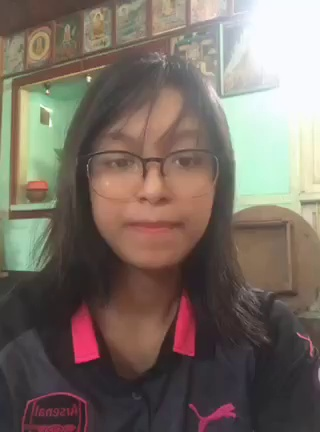
#> input picture training-data/a1/0.jpg, 320 x 432 px; its folder holds only this picture in this run
$ python recognizing-faces.py
#> lines starting #> are read from the running program, lines starting #| are printed output that depends on the picture
# import required packages
import cv2
import os
import numpy as np
from matplotlib import pyplot as plt


# function to detect images
def detect_face(img):
    """
    Function to detect face using OpenCV

    """
    gray = cv2.cvtColor(img, cv2.COLOR_BGR2GRAY)

    face_cascade = cv2.CascadeClassifier('haarcascade_frontalface_default.xml')
    faces = face_cascade.detectMultiScale(gray, scaleFactor=1.2, minNeighbors=5)

    # if no faces are detected then return original img
    if len(faces) == 0:
        return None, None

    # under the assumption that there will be only one face,
    # extract the face area
    (x, y, w, h) = faces[0]
    # [5 lines of commented-out code are left out]
    return gray[y:y + w, x:x + h], faces[0]


# function for data preparing
def prepare_training_data(data_folder_path):
    # ------STEP-1--------
    # get the directories (one directory for each subject) in data folder
#> called with data_folder_path = 'training-data'
    dirs = os.listdir(data_folder_path)

    # list to hold all subject faces
    faces = []
    # list to hold labels for all subjects
    labels = []

    # let's go through each directory and read images within it
    for dir_name in dirs:

        # our subject directories start with letter 's' so
        # ignore any non-relevant directories if any
        if not dir_name.startswith("a"):
            continue;

        label = int(dir_name.replace("a", ""))

        subject_dir_path = data_folder_path + "/" + dir_name

        # get the images names that are inside the given subject directory
        subject_images_names = os.listdir(subject_dir_path)

        for image_name in subject_images_names:

            # ignore system files like .DS_Store
            if image_name.startswith("."):
                continue;

            # build image path
            # sample image path = training-data/a1/1.jpg
            image_path = subject_dir_path + "/" + image_name

            # read image
            image = cv2.imread(image_path)
#> image is the input picture: shape (432, 320, 3); mean B, G, R 100.4, 109.4, 121.4

            # display an image window to show the image
            cv2.imshow("Training on image...", cv2.resize(image, (400, 500)))
            cv2.waitKey(100)

            # detect face
            face, rect = detect_face(image)
#> in detect_face, `faces = face_cascade.detectMultiScale(gray, scaleFactor=1.2, minNeighb..`: faces = [[71, 101, 161, 161]]
#> in detect_face, `(x, y, w, h) = faces[0]`: x = 71; y = 101; w = 161
#> rect = [71, 101, 161, 161]

            # ------STEP-4--------
            # for the purpose of this tutorial
            # we will ignore faces that are not detected
            if face is not None:
                # add face to list of faces
                faces.append(face)
                # add label for this face
                labels.append(label)
#> pass 2 of the loop in prepare_training_data, `for dir_name in dirs:`:
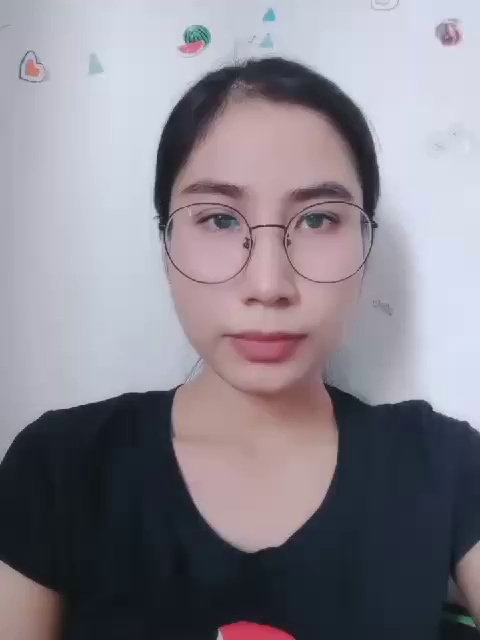
#> input picture training-data/a2/0.jpg, 480 x 640 px
#> in prepare_training_data, image is the input picture: shape (640, 480, 3); mean B, G, R 140.8, 131.5, 135.8
#> in detect_face (call 2), `gray = cv2.cvtColor(img, cv2.COLOR_BGR2GRAY)`:
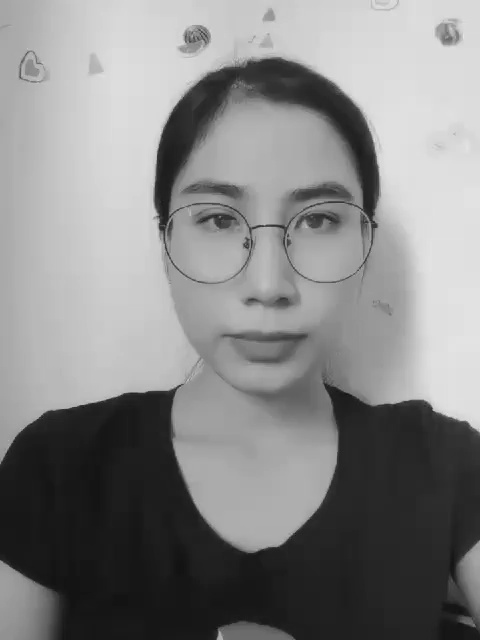
#> gray: shape (640, 480); min 13, max 229, mean 133.8
#> in detect_face (call 2), `faces = face_cascade.detectMultiScale(gray, scaleFactor=1.2, minNeighb..`: faces = [[126, 109, 281, 281]]
#> in detect_face (call 2), `(x, y, w, h) = faces[0]`: x = 126; y = 109; w = 281
#> in prepare_training_data, `face, rect = detect_face(image)`:
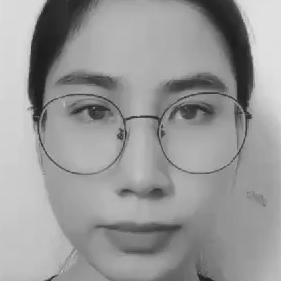
#> face: shape (281, 281); min 22, max 226, mean 152.3
#> in prepare_training_data, `face, rect = detect_face(image)`: rect = [126, 109, 281, 281]

    cv2.destroyAllWindows()
    cv2.waitKey(1)
    cv2.destroyAllWindows()

    return faces, labels


print("Preparing data...")
faces, labels = prepare_training_data("training-data")
#> faces = 2 items; labels = [1, 2]
print("Data prepared")

# print total faces and labels
print("Total faces: ", len(faces))
#| Total faces:  2
print("Total labels: ", len(labels))
#| Total labels:  2

# subjects
subjects = [" ", " SuSandi", "MyaThet", "MayNoe"]

# create our LBPH face recognizer
face_recognizer = cv2.face.LBPHFaceRecognizer_create()

# train our face recognizer of our training faces
print("faces:", faces)
#> (printed output is left out)
print("labels:", labels)
#| labels: [1, 2]
face_recognizer.train(faces, np.array(labels))


# function to draw rectangle on image
def draw_rectangle(img, rect):
    """
    Function to draw rectangle on image according to given (x,y) coordinates and give width, height

    """
    (x, y, w, h) = rect
    cv2.rectangle(img, (x, y), (x + w, y + h), (255, 0, 0), 3)


# function to put text on image
def draw_text(img, text, x, y):
    """
    Function to draw text  on given image starting from passed (x,y) coordinates

    """
    cv2.putText(img, text, (x, y), cv2.FONT_HERSHEY_PLAIN, 5, (255, 0, 0), 3)


# Preduct function
def predict(test_img):
    """
    Function to recognize the person in image passed and draw a rectangle around detected face with name of the subject

    """

    # make a copy of the image as we don't want to change original image
    img = test_img.copy()

    # detect face from the image
    face, rect = detect_face(img)

    # predict the image using our face recognizer
    label = face_recognizer.predict(face)

    # get name of respective label returned by face recognizer
    #print(label)
    label_text = subjects[label[0]]

    # draw a rectangle around face detected
    print("Rect values of predicted images", rect)
    draw_rectangle(img, rect)
    # draw name of predicted person
    draw_text(img, label_text, rect[0], rect[1] - 5)
    return img

# load test images
test_img1 = cv2.imread("testing-data/testingdata1.jpg")
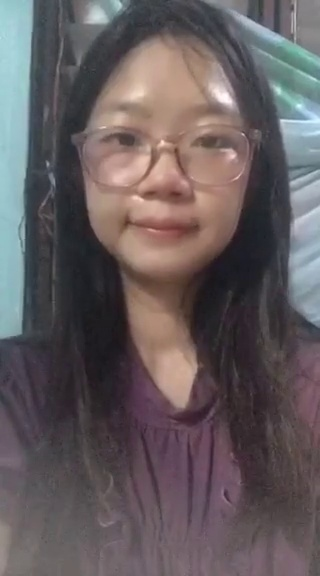
#> input picture testing-data/testingdata1.jpg, 320 x 576 px
#> test_img1 is the input picture: shape (576, 320, 3); mean B, G, R 94.6, 92.4, 101.1
test_img2 = cv2.imread("testing-data/testingdata2.jpg")
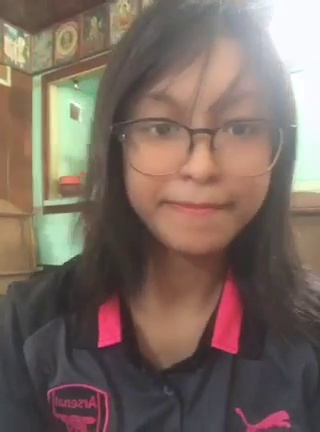
#> input picture testing-data/testingdata2.jpg, 320 x 432 px
#> test_img2 is the input picture: shape (432, 320, 3); mean B, G, R 97.7, 106.7, 124.1
test_img3 = cv2.imread("testing-data/testingdata3.jpg")
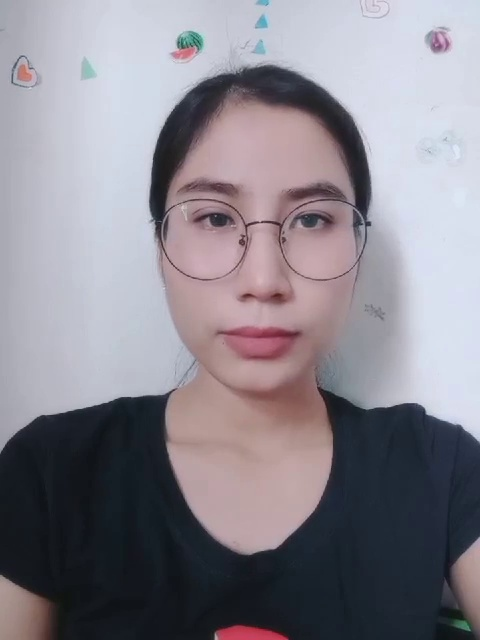
#> input picture testing-data/testingdata3.jpg, 480 x 640 px
#> test_img3 is the input picture: shape (640, 480, 3); mean B, G, R 141.5, 132.8, 137

# perform a prediction
predicted_img1 = predict(test_img1)
#> in predict, `face, rect = detect_face(img)`: rect = [56, 56, 217, 217]
#> in predict, `label = face_recognizer.predict(face)`: label = (1, 63.41)
#> in predict, `label_text = subjects[label[0]]`: label_text = ' SuSandi'
#| Rect values of predicted images [ 56  56 217 217]
#> in draw_rectangle, `(x, y, w, h) = rect`: x = 56; w = 217
predicted_img2 = predict(test_img2)
#> in detect_face (call 4), `gray = cv2.cvtColor(img, cv2.COLOR_BGR2GRAY)`:
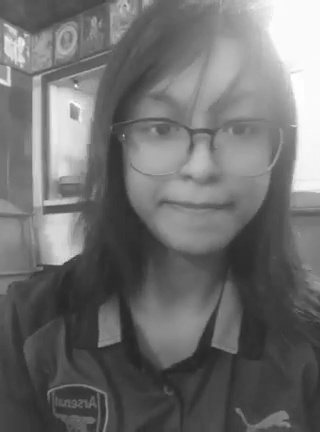
#> gray: shape (432, 320); min 38, max 255, mean 110.9
#> in detect_face (call 4), `faces = face_cascade.detectMultiScale(gray, scaleFactor=1.2, minNeighb..`: faces = [[98, 54, 194, 194]]
#> in detect_face (call 4), `(x, y, w, h) = faces[0]`: x = 98; y = 54; w = 194
#> in predict (call 2), `face, rect = detect_face(img)`:
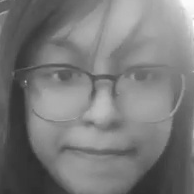
#> face: shape (194, 194); min 45, max 254, mean 121.5
#> in predict (call 2), `face, rect = detect_face(img)`: rect = [98, 54, 194, 194]
#> in predict (call 2), `label = face_recognizer.predict(face)`: label = (1, 46.64)
#| Rect values of predicted images [ 98  54 194 194]
predicted_img3 = predict(test_img3)
#> in predict (call 3), `face, rect = detect_face(img)`:
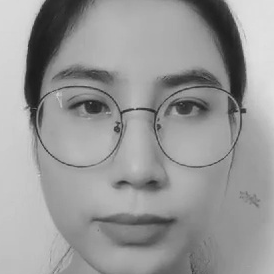
#> face: shape (274, 274); min 27, max 227, mean 152.1
#> in predict (call 3), `face, rect = detect_face(img)`: rect = [125, 113, 274, 274]
#> in predict (call 3), `label = face_recognizer.predict(face)`: label = (2, 30.39)
#> in predict (call 3), `label_text = subjects[label[0]]`: label_text = 'MyaThet'
#| Rect values of predicted images [125 113 274 274]

print("Prediction completed")


# show image
cv2.imshow("Predicting image1", cv2.resize(predicted_img1, (400, 500)))
cv2.imshow("Predicting image2", cv2.resize(predicted_img2, (400, 500)))
cv2.imshow("Predicting image3", cv2.resize(predicted_img3, (400, 500)))
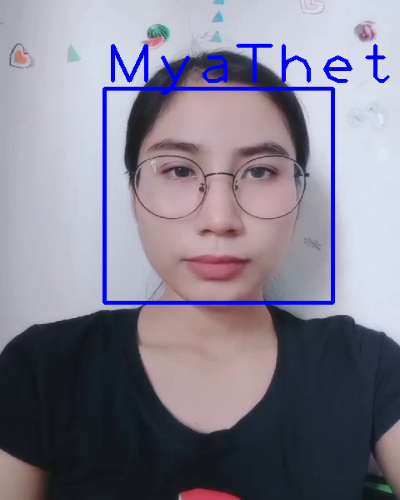
#> window 'Predicting image3': shape (500, 400, 3); mean B, G, R 143.7, 127.7, 131.8

cv2.waitKey(0)
cv2.destroyAllWindows()

# [10 lines of commented-out code are left out]
